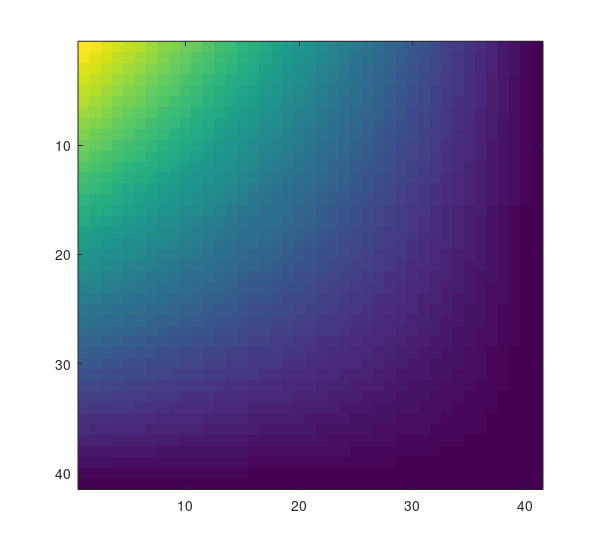
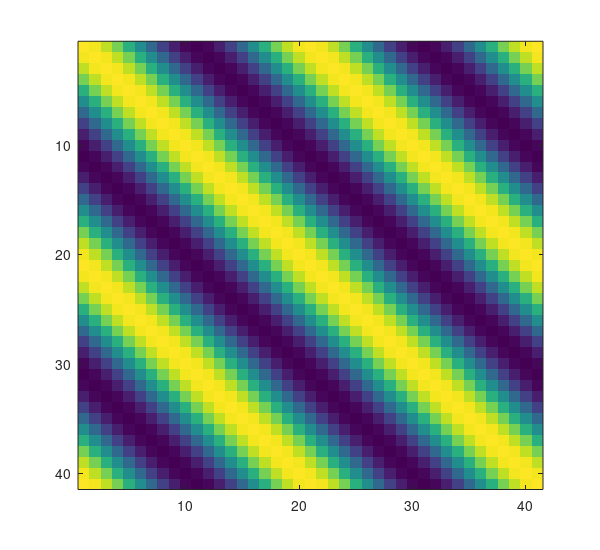
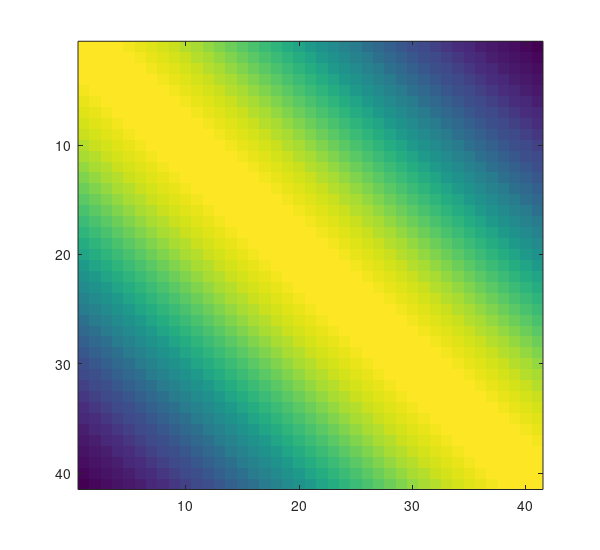
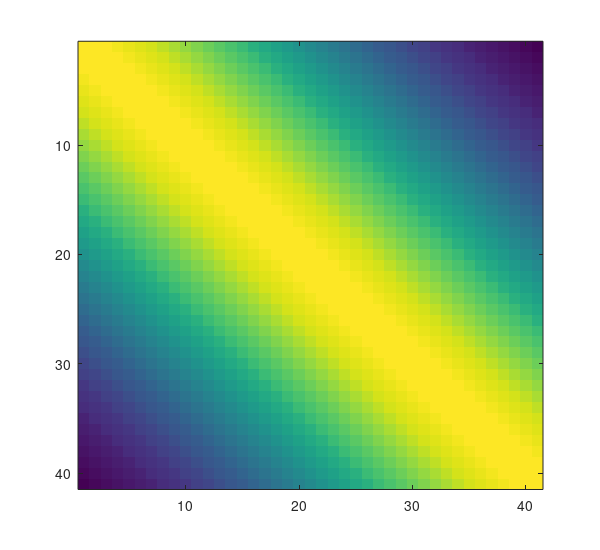

The MATLAB source for these figures, in order:

for KernelNo = 1:4

    if KernelNo == 1 % linear
        sigma_f = 0.6;
        c = 1; 
        kernel_function = @(x,x2) sigma_f^2*(x-c)*(x2 - c);
        name = 'linear';
    end
   
    if KernelNo == 2 % periodic
        sigma_f = 0.6;
        p = 1;
        l = 4;
        kernel_function = @(x,x2) sigma_f^2*exp(-2/l^2 * sin(pi*abs(x-x2)/p)^2);
        name = 'periodic';
    end
    
    if KernelNo == 3 % SE
        sigma_f = 0.6; 
        l = 1;
        kernel_function = @(x,x2) sigma_f^2*exp((x-x2)^2/(-2*l^2));
        name = 'SE';
    end
    
    if KernelNo == 4 % RQ
        sigma_f = 0.6;
        l =  1; 
        alpha = 1/2;
        kernel_function = @(x,x2) sigma_f^2*(1 + (x-x2)^2/(2*alpha*l^2))^(-alpha);
        name = 'RQ';
    end
    
    
    
    % prior distribution

    sigma_n = 0.0; %known noise on observed data
    error_function = @(x,x2) sigma_n^2*(x==x2); 
    k = @(x,x2) kernel_function(x,x2);%+error_function(x,x2);

    prediction_x=-1:0.05:1;
    for i=1:length(prediction_x)
        mean(i) = 0;
        variance(i) = k(prediction_x(i),prediction_x(i));
    end

    K=zeros(length(prediction_x),length(prediction_x));
    for i=1:length(prediction_x)
        for j=i:length(prediction_x)%We only calculate the top half of the matrix. This is an unnecessary speedup trick
            K(i,j)=k(prediction_x(i),prediction_x(j));
        end
    end
    K=K+triu(K,1)'; 

    figure;
    imagesc(K);

    % save

    set(gcf, 'PaperPosition', [-0.5 -0.25 6 5.5]); %Position the plot further to the left and down. Extend the plot to fill entire paper.
    set(gcf, 'PaperSize', [5 5]); %Keep the same paper size
    saveas(gcf, ['thesis/images/gp_kernel_', name, '.pdf'], 'pdf')

end
